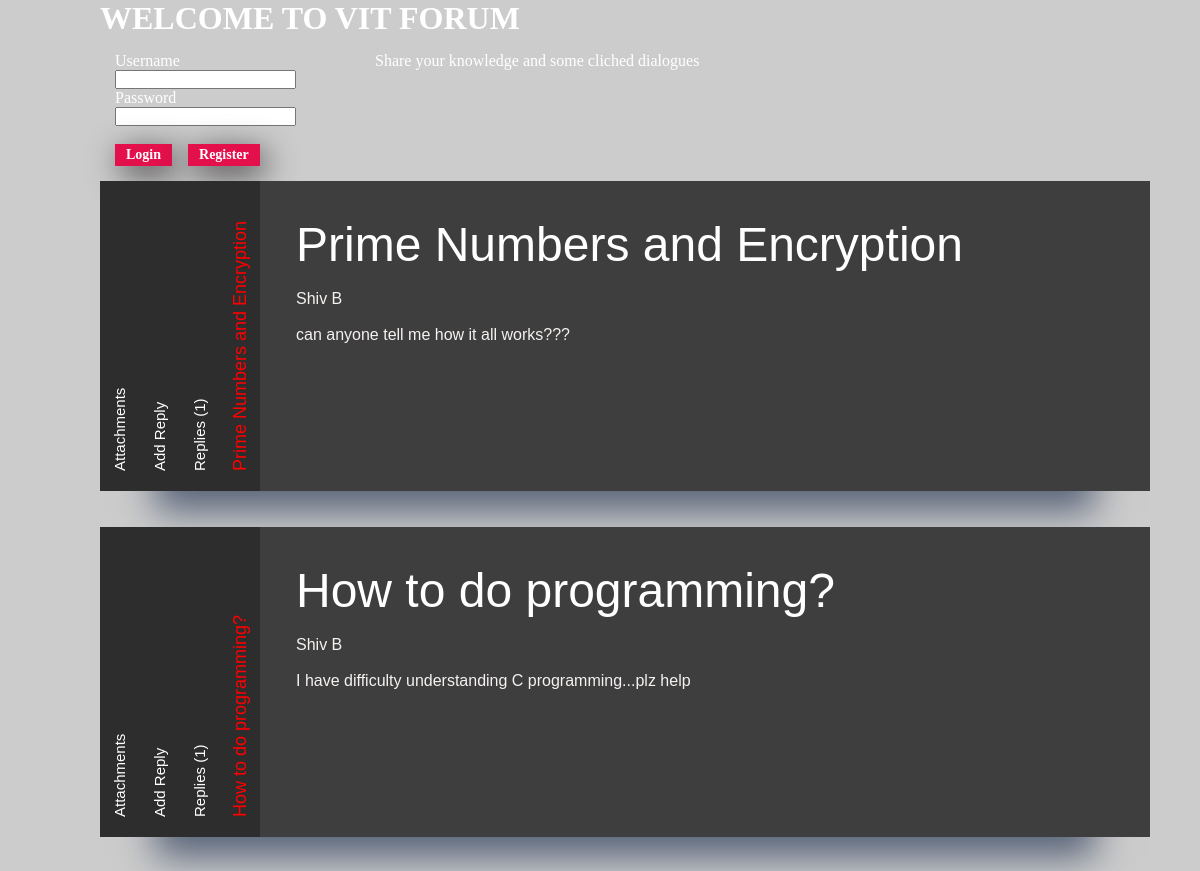
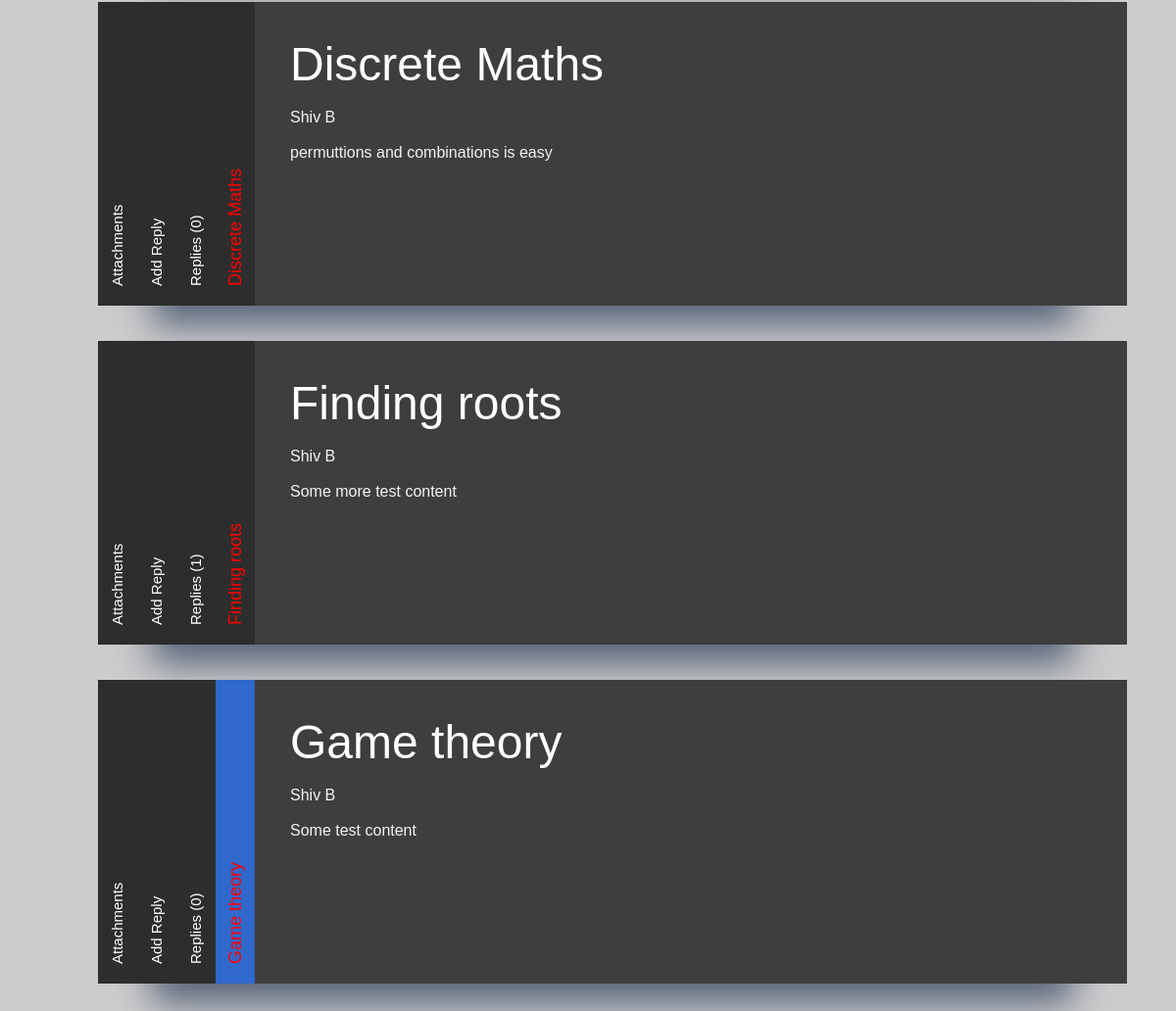
The page /topics.php?cid=1&scid=1 on the database its author committed (2 pictures, top to bottom).
### tables this page shows
CREATE TABLE `topics` (
  `topic_id` int(8) UNSIGNED NOT NULL,
  `category_id` int(3) UNSIGNED NOT NULL,
  `subcategor_id` int(3) UNSIGNED NOT NULL,
  `author` varchar(16) NOT NULL,
  `title` varchar(128) NOT NULL,
  `content` text NOT NULL,
  `date_posted` date NOT NULL,
  `views` int(5) UNSIGNED NOT NULL,
  `replies` int(3) UNSIGNED NOT NULL
);

### content_function.php (the view, shortened to what this page needs)
<?php
function disptopics($cid, $scid)
{
	include ('dbconn.php');
	$select = mysqli_query($con, "SELECT topic_id, author, title, content, date_posted, views, replies FROM categories, subcategories, topics WHERE ($cid = topics.category_id) AND ($scid=topics.subcategor_id) AND ($cid= categories.cate_id) AND ($scid= subcategories.subcat_id) ORDER BY topic_id DESC");
	if(mysqli_num_rows($select)!=0)
	{
		echo "</div>";
		while($row=mysqli_fetch_assoc($select))
		{
			echo "<div class='accordion'>";
			echo "<ul>";
				  echo "<li>";
			echo "<div class='accordion-title'>";
			echo "<span>";
			echo "Attachments";
			echo "</span>";
			echo "</div>";
			echo "<div class='accordion-content'>";
			echo "</div>";
				  echo"</li>";
				  echo "<li>";
			echo "<div class='accordion-title'>";
			echo "<span>";
			echo "Add Reply";
			echo "</span>";
			echo "</div>";
			echo "<div class='accordion-content'>";
			if(isset($_SESSION['Name']))
		 {
			 echo "<div ><form action='/FORUM/addreply.php?cid=".$cid."&scid=".$scid."&tid=".$row['topic_id']."' method='POST'>
	<p>Comment: </p>
	<textarea cols='80' rows='8' id='comment' name='comment'></textarea><br />
	<br>
	<input class='myButton' type='submit' value='add comment'/>
	</form></div>";
		 }
		else
		{
			echo "<font color=red>You Must Login First!</font>";
		}
			echo "</div>";
				  echo"</li>";
				 echo "<li>";
			echo "<div class='accordion-title'>";
			echo "<span>";
			echo "Replies (".countReplies($cid, $scid, $row['topic_id']).")";
			echo "</span>";
			echo "</div>";
			echo "<div class='accordion-content'>";
			dispreplies($cid, $scid, $row['topic_id']);
			echo "</div>";
				  echo"</li>";
			echo "<li>";
			echo "<div class='accordion-title'>";
			echo "<span>";
			echo "<font size=4 color=red>";
			echo $row['title'];
			echo "</font>";
			echo "</span>";
			echo "</div>";
			echo "<div class='accordion-content'>";
			echo "
			<font size=10 color=#ffffff>
			     ".$row['title']."</font><br>";
				 echo "<br>";
				 echo $row['author'];
				 echo "<br><br>";
				 echo $row['content'];
			echo "</div>";
				  echo"</li>";
				  echo "</ul>";
				  echo "</div>";
				  echo "<div>";
		echo "<br><br>";
		echo "</div>";
		}
	}
	else {
			echo "<p>No topics!<a class='myButton' href='/FORUM/newtopic.php?cid=".$cid."&scid=".$scid."' style='text-decoration: none'><font color=#ffffff>
			add the first topic </font></a></p>";
		}
}
function dispreplies($cid, $scid, $tid)
{
	include('dbconn.php');
	$select = mysqli_query($con, "SELECT replies.reply_id, replies.author, comment, replies.date_posted, replies.votes FROM categories, subcategories, topics, replies WHERE ($cid=replies.category_id) AND ($scid=replies.subcategory_id) AND ($tid=replies.topic_id) AND ($cid=categories.cate_id) AND ($scid=subcategories.subcat_id) AND ($tid=topics.topic_id) ORDER BY reply_id DESC");
	if(mysqli_num_rows($select)!=0)
	{
		while($row = mysqli_fetch_assoc($select))
		{
			$val = mysqli_query($con, "SELECT authorm, reply_idm, flag FROM upvotelog WHERE ('".$_SESSION['Name']."'=authorm) AND ('".$row['reply_id']."'=reply_idm)");
			$flag =mysqli_fetch_assoc($val);
			echo "<p id='mdel".$row['reply_id']."'><br >";
			echo "<br>";
		  echo "<br>";
		  echo "<br><p id='votes".$row['reply_id']."'> Upvotes: ".$row['votes']."</p><br>";
		  echo "</p>";
		  if(isset($_SESSION['Name']))
		 {
			 if($flag['flag']!=1)
			 {
			 echo "&nbsp&nbsp&nbsp&nbsp&nbsp&nbsp<a id='mvotes".$row['reply_id']."' class='myButton' href='javascript:void(0)' onclick=\"upvotes('".$row['reply_id']."','votes".$row['reply_id']."','".$cid."','".$scid."','".$row['votes']."')\" >Upvote</a>";
		     }
			 if($_SESSION['Name']==$row['author'])
			 {
				 echo "&nbsp&nbsp&nbsp&nbsp&nbsp&nbsp<a id='mdelbtn".$row['reply_id']."' class='myButton' href='javascript:void(0)' onclick=\"deletecomment('".$row['reply_id']."','mdel".$row['reply_id']."','mdelbtn".$row['reply_id']."','votes".$row['reply_id']."')\">Delete</a>";
			 }
		 }
		  else
		  {
			  echo "&nbsp&nbsp&nbsp&nbsp&nbsp&nbsp<font color=red>login to vote</font>";
		  }
		  echo "<br><br>";
		}
	}
}
function countReplies($cid, $scid, $tid)
{
	include ('dbconn.php');
	$select = mysqli_query($con, "SELECT category_id, topic_id FROM replies WHERE ".$cid." = category_id AND ".$scid."= subcategory_id AND ".$tid."= topic_id ");
	return mysqli_num_rows($select);
}
?>

### styles/main.css (style rules this page uses)
* { margin: 0px; padding: 0px; }

### styles/acs2.css (style rules this page uses)
.accordion { -webkit-box-shadow: 0px 75px 35px -55px rgba(10, 30, 65, 0.6); -moz-box-shadow: 0px 75px 35px -55px rgba(10, 30, 65, 0.6); box-shadow: 0px 75px 35px -55px rgba(10, 30, 65, 0.6); font-family: Arial, Helvetica, sans-serif; border-color: #505050; border-style: solid; border-width: 0px; border-radius: 0px; margin: 0 auto; height: 310px; width: 1050px; }
.accordion > ul > li, .accordion-title, .accordion-content, .accordion-separator { float: left; }
.accordion > ul > li { background-color: #1f1f1f; margin-right: -890px; margin-bottom: -0px; }
.accordion-title, .accordion-select { background-color: #2d2d2d; color: #ffffff; width: 40px; height: 310px; font-size: 15px; }
.accordion-title span { margin-bottom: 20px; margin-left: 20px; }
.accordion-select:hover ~ .accordion-title, .accordion-select:checked ~ .accordion-title { background-color: #3068cc; }
.accordion-title span { transform: rotate(-90deg); -o-transform: rotate(-90deg); -moz-transform: rotate(-90deg); -webkit-transform: rotate(-90deg); -ms-writing-mode: lr-bt; filter: progid:DXImageTransform.Microsoft.BasicImage(rotation=3); margin-left: 0px; line-height: 40px; }
.accordion-content { background-color: #3e3e3e; color: #f5f2f0; height: 238px; width: 818px; padding: 36px; }
.accordion-title, .accordion-select:checked ~ .accordion-content { margin-right: 0px; margin-bottom: 0px; }
.accordion { overflow: hidden; }
.accordion > ul { margin: 0; padding: 0; list-style: none; width: 101%; }
.accordion > ul > li, .accordion-title { position: relative; }
.accordion-title span { display: block; position: absolute; bottom: 0px; width: 100%; white-space: nowrap; }
.accordion-content { position: relative; overflow: auto; }

### topics.php (style rules this page uses)
body { background-image: url("http://quotego.biz/wp-content/uploads/2014/07/quotes-about-living-life-tumblr-hd-cute-inspirational-quotes-about-life-hd-quotes-wallpaper-hd-wallpaper.jpg"); background-color: #cccccc; background-attachment: fixed; background-size: 100% 100%; }

### rows shown on the page
topics: topic_id "1", title "Prime Numbers and Encryption", author "Shiv B", content "can anyone tell me how it all works???"
topics: topic_id "1", title "How to do programming?", author "Shiv B", content "I have difficulty understanding C programming...plz help"
topics: topic_id "0", title "Discrete Maths", author "Shiv B", content "permuttions and combinations is easy"
topics: topic_id "1", title "Finding roots", author "Shiv B", content "Some more test content"
topics: topic_id "0", title "Game theory", author "Shiv B", content "Some test content"
